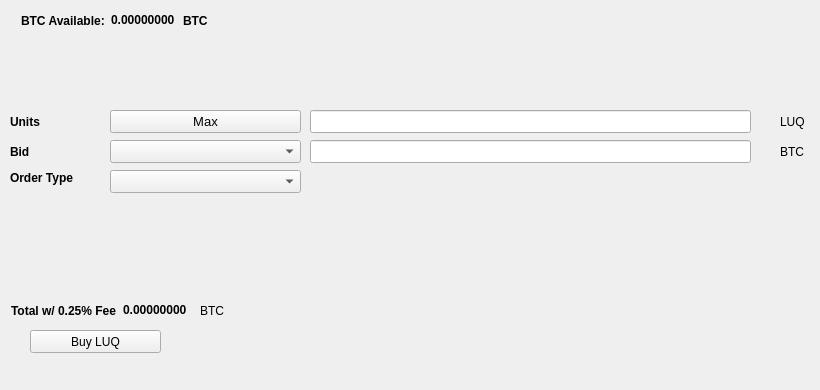
   <widget class="QWidget" name="BuyTab">
    <attribute name="title">
     <string>Buy</string>
    </attribute>
    <widget class="QPushButton" name="BuyLUQ">
     <property name="geometry">
      <rect>
       <x>30</x>
       <y>330</y>
       <width>131</width>
       <height>23</height>
      </rect>
     </property>
     <property name="text">
      <string>Buy LUQ</string>
     </property>
     <property name="icon">
      <iconset resource="../luq.qrc">
       <normaloff>:/icons/bitcoin</normaloff>:/icons/bitcoin</iconset>
     </property>
    </widget>
    <widget class="QLabel" name="label_3">
     <property name="geometry">
      <rect>
       <x>10</x>
       <y>110</y>
       <width>46</width>
       <height>23</height>
      </rect>
     </property>
     <property name="font">
      <font>
       <weight>75</weight>
       <bold>true</bold>
      </font>
     </property>
     <property name="text">
      <string>Units</string>
     </property>
    </widget>
    <widget class="QLineEdit" name="UnitsInput">
     <property name="geometry">
      <rect>
       <x>310</x>
       <y>110</y>
       <width>441</width>
       <height>23</height>
      </rect>
     </property>
     <property name="font">
      <font>
       <pointsize>9</pointsize>
       <weight>75</weight>
       <bold>true</bold>
      </font>
     </property>
    </widget>
    <widget class="QLineEdit" name="BuyBidPriceEdit">
     <property name="geometry">
      <rect>
       <x>310</x>
       <y>140</y>
       <width>441</width>
       <height>23</height>
      </rect>
     </property>
     <property name="font">
      <font>
       <pointsize>9</pointsize>
       <weight>75</weight>
       <bold>true</bold>
      </font>
     </property>
    </widget>
    <widget class="QLabel" name="label_4">
     <property name="geometry">
      <rect>
       <x>780</x>
       <y>110</y>
       <width>31</width>
       <height>23</height>
      </rect>
     </property>
     <property name="text">
      <string>LUQ</string>
     </property>
    </widget>
    <widget class="QLabel" name="label_5">
     <property name="geometry">
      <rect>
       <x>780</x>
       <y>140</y>
       <width>31</width>
       <height>23</height>
      </rect>
     </property>
     <property name="text">
      <string>BTC</string>
     </property>
    </widget>
    <widget class="QLabel" name="label_6">
     <property name="geometry">
      <rect>
       <x>10</x>
       <y>140</y>
       <width>46</width>
       <height>23</height>
      </rect>
     </property>
     <property name="font">
      <font>
       <weight>75</weight>
       <bold>true</bold>
      </font>
     </property>
     <property name="text">
      <string>Bid</string>
     </property>
    </widget>
    <widget class="QLabel" name="label_7">
     <property name="geometry">
      <rect>
       <x>10</x>
       <y>170</y>
       <width>91</width>
       <height>16</height>
      </rect>
     </property>
     <property name="font">
      <font>
       <weight>75</weight>
       <bold>true</bold>
      </font>
     </property>
     <property name="text">
      <string>Order Type</string>
     </property>
    </widget>
    <widget class="QPushButton" name="Buy_Max_Amount">
     <property name="geometry">
      <rect>
       <x>110</x>
       <y>110</y>
       <width>191</width>
       <height>23</height>
      </rect>
     </property>
     <property name="font">
      <font>
       <pointsize>10</pointsize>
      </font>
     </property>
     <property name="text">
      <string>Max</string>
     </property>
    </widget>
    <widget class="QComboBox" name="BuyBidcomboBox">
     <property name="geometry">
      <rect>
       <x>110</x>
       <y>140</y>
       <width>191</width>
       <height>23</height>
      </rect>
     </property>
     <property name="font">
      <font>
       <pointsize>10</pointsize>
      </font>
     </property>
    </widget>
    <widget class="QComboBox" name="buyOrdertypeCombo">
     <property name="geometry">
      <rect>
       <x>110</x>
       <y>170</y>
       <width>191</width>
       <height>23</height>
      </rect>
     </property>
     <property name="font">
      <font>
       <pointsize>10</pointsize>
      </font>
     </property>
    </widget>
    <widget class="QWidget" name="layoutWidget1">
     <property name="geometry">
      <rect>
       <x>21</x>
       <y>11</y>
       <width>227</width>
       <height>19</height>
      </rect>
     </property>
     <layout class="QHBoxLayout" name="horizontalLayout_3">
      <item>
       <widget class="QLabel" name="label232">
        <property name="font">
         <font>
          <weight>75</weight>
          <bold>true</bold>
         </font>
        </property>
        <property name="text">
         <string>BTC Available:</string>
        </property>
       </widget>
      </item>
      <item>
       <widget class="QLabel" name="BtcAvailableLbl">
        <property name="palette">
         <palette>
          <active>
           <colorrole role="WindowText">
            <brush brushstyle="SolidPattern">
             <color alpha="255">
              <red>0</red>
              <green>0</green>
              <blue>0</blue>
             </color>
            </brush>
           </colorrole>
           <colorrole role="Button">
            <brush brushstyle="SolidPattern">
             <color alpha="255">
              <red>0</red>
              <green>170</green>
              <blue>0</blue>
             </color>
            </brush>
           </colorrole>
           <colorrole role="Light">
            <brush brushstyle="SolidPattern">
             <color alpha="255">
              <red>0</red>
              <green>255</green>
              <blue>0</blue>
             </color>
            </brush>
           </colorrole>
           <colorrole role="Midlight">
            <brush brushstyle="SolidPattern">
             <color alpha="255">
              <red>0</red>
              <green>212</green>
              <blue>0</blue>
             </color>
            </brush>
           </colorrole>
           <colorrole role="Dark">
            <brush brushstyle="SolidPattern">
             <color alpha="255">
              <red>0</red>
              <green>85</green>
              <blue>0</blue>
             </color>
            </brush>
           </colorrole>
           <colorrole role="Mid">
            <brush brushstyle="SolidPattern">
             <color alpha="255">
              <red>0</red>
              <green>113</green>
              <blue>0</blue>
             </color>
            </brush>
           </colorrole>
           <colorrole role="Text">
            <brush brushstyle="SolidPattern">
             <color alpha="255">
              <red>0</red>
              <green>170</green>
              <blue>0</blue>
             </color>
            </brush>
           </colorrole>
           <colorrole role="BrightText">
            <brush brushstyle="SolidPattern">
             <color alpha="255">
              <red>255</red>
              <green>255</green>
              <blue>255</blue>
             </color>
            </brush>
           </colorrole>
           <colorrole role="ButtonText">
            <brush brushstyle="SolidPattern">
             <color alpha="255">
              <red>0</red>
              <green>0</green>
              <blue>0</blue>
             </color>
            </brush>
           </colorrole>
           <colorrole role="Base">
            <brush brushstyle="SolidPattern">
             <color alpha="255">
              <red>255</red>
              <green>255</green>
              <blue>255</blue>
             </color>
            </brush>
           </colorrole>
           <colorrole role="Window">
            <brush brushstyle="SolidPattern">
             <color alpha="255">
              <red>0</red>
              <green>170</green>
              <blue>0</blue>
             </color>
            </brush>
           </colorrole>
           <colorrole role="Shadow">
            <brush brushstyle="SolidPattern">
             <color alpha="255">
              <red>0</red>
              <green>0</green>
              <blue>0</blue>
             </color>
            </brush>
           </colorrole>
           <colorrole role="AlternateBase">
            <brush brushstyle="SolidPattern">
             <color alpha="255">
              <red>127</red>
              <green>212</green>
              <blue>127</blue>
             </color>
            </brush>
           </colorrole>
           <colorrole role="ToolTipBase">
            <brush brushstyle="SolidPattern">
             <color alpha="255">
              <red>255</red>
              <green>255</green>
              <blue>220</blue>
             </color>
            </brush>
           </colorrole>
           <colorrole role="ToolTipText">
            <brush brushstyle="SolidPattern">
             <color alpha="255">
              <red>0</red>
              <green>0</green>
              <blue>0</blue>
             </color>
            </brush>
           </colorrole>
          </active>
          <inactive>
           <colorrole role="WindowText">
            <brush brushstyle="SolidPattern">
             <color alpha="255">
              <red>0</red>
              <green>0</green>
              <blue>0</blue>
             </color>
            </brush>
           </colorrole>
           <colorrole role="Button">
            <brush brushstyle="SolidPattern">
             <color alpha="255">
              <red>0</red>
              <green>170</green>
              <blue>0</blue>
             </color>
            </brush>
           </colorrole>
           <colorrole role="Light">
            <brush brushstyle="SolidPattern">
             <color alpha="255">
              <red>0</red>
              <green>255</green>
              <blue>0</blue>
             </color>
            </brush>
           </colorrole>
           <colorrole role="Midlight">
            <brush brushstyle="SolidPattern">
             <color alpha="255">
              <red>0</red>
              <green>212</green>
              <blue>0</blue>
             </color>
            </brush>
           </colorrole>
           <colorrole role="Dark">
            <brush brushstyle="SolidPattern">
             <color alpha="255">
              <red>0</red>
              <green>85</green>
              <blue>0</blue>
             </color>
            </brush>
           </colorrole>
           <colorrole role="Mid">
            <brush brushstyle="SolidPattern">
             <color alpha="255">
              <red>0</red>
              <green>113</green>
              <blue>0</blue>
             </color>
            </brush>
           </colorrole>
           <colorrole role="Text">
            <brush brushstyle="SolidPattern">
             <color alpha="255">
              <red>0</red>
              <green>170</green>
              <blue>0</blue>
             </color>
            </brush>
           </colorrole>
           <colorrole role="BrightText">
            <brush brushstyle="SolidPattern">
             <color alpha="255">
              <red>255</red>
              <green>255</green>
              <blue>255</blue>
             </color>
            </brush>
           </colorrole>
           <colorrole role="ButtonText">
            <brush brushstyle="SolidPattern">
             <color alpha="255">
              <red>0</red>
              <green>0</green>
              <blue>0</blue>
             </color>
            </brush>
           </colorrole>
           <colorrole role="Base">
            <brush brushstyle="SolidPattern">
             <color alpha="255">
              <red>255</red>
              <green>255</green>
              <blue>255</blue>
             </color>
            </brush>
           </colorrole>
           <colorrole role="Window">
            <brush brushstyle="SolidPattern">
             <color alpha="255">
              <red>0</red>
              <green>170</green>
              <blue>0</blue>
             </color>
            </brush>
           </colorrole>
           <colorrole role="Shadow">
            <brush brushstyle="SolidPattern">
             <color alpha="255">
              <red>0</red>
              <green>0</green>
              <blue>0</blue>
             </color>
            </brush>
           </colorrole>
           <colorrole role="AlternateBase">
            <brush brushstyle="SolidPattern">
             <color alpha="255">
              <red>127</red>
              <green>212</green>
              <blue>127</blue>
             </color>
            </brush>
           </colorrole>
           <colorrole role="ToolTipBase">
            <brush brushstyle="SolidPattern">
             <color alpha="255">
              <red>255</red>
              <green>255</green>
              <blue>220</blue>
             </color>
            </brush>
           </colorrole>
           <colorrole role="ToolTipText">
            <brush brushstyle="SolidPattern">
             <color alpha="255">
              <red>0</red>
              <green>0</green>
              <blue>0</blue>
             </color>
            </brush>
           </colorrole>
          </inactive>
          <disabled>
           <colorrole role="WindowText">
            <brush brushstyle="SolidPattern">
             <color alpha="255">
              <red>0</red>
              <green>85</green>
              <blue>0</blue>
             </color>
            </brush>
           </colorrole>
           <colorrole role="Button">
            <brush brushstyle="SolidPattern">
             <color alpha="255">
              <red>0</red>
              <green>170</green>
              <blue>0</blue>
             </color>
            </brush>
           </colorrole>
           <colorrole role="Light">
            <brush brushstyle="SolidPattern">
             <color alpha="255">
              <red>0</red>
              <green>255</green>
              <blue>0</blue>
             </color>
            </brush>
           </colorrole>
           <colorrole role="Midlight">
            <brush brushstyle="SolidPattern">
             <color alpha="255">
              <red>0</red>
              <green>212</green>
              <blue>0</blue>
             </color>
            </brush>
           </colorrole>
           <colorrole role="Dark">
            <brush brushstyle="SolidPattern">
             <color alpha="255">
              <red>0</red>
              <green>85</green>
              <blue>0</blue>
             </color>
            </brush>
           </colorrole>
           <colorrole role="Mid">
            <brush brushstyle="SolidPattern">
             <color alpha="255">
              <red>0</red>
              <green>113</green>
              <blue>0</blue>
             </color>
            </brush>
           </colorrole>
           <colorrole role="Text">
            <brush brushstyle="SolidPattern">
             <color alpha="255">
              <red>0</red>
              <green>85</green>
              <blue>0</blue>
             </color>
            </brush>
           </colorrole>
           <colorrole role="BrightText">
            <brush brushstyle="SolidPattern">
             <color alpha="255">
              <red>255</red>
              <green>255</green>
              <blue>255</blue>
             </color>
            </brush>
           </colorrole>
           <colorrole role="ButtonText">
            <brush brushstyle="SolidPattern">
             <color alpha="255">
              <red>0</red>
              <green>85</green>
              <blue>0</blue>
             </color>
            </brush>
           </colorrole>
           <colorrole role="Base">
            <brush brushstyle="SolidPattern">
             <color alpha="255">
              <red>0</red>
              <green>170</green>
              <blue>0</blue>
             </color>
            </brush>
           </colorrole>
           <colorrole role="Window">
            <brush brushstyle="SolidPattern">
             <color alpha="255">
              <red>0</red>
              <green>170</green>
              <blue>0</blue>
             </color>
            </brush>
           </colorrole>
           <colorrole role="Shadow">
            <brush brushstyle="SolidPattern">
             <color alpha="255">
              <red>0</red>
              <green>0</green>
              <blue>0</blue>
             </color>
            </brush>
           </colorrole>
           <colorrole role="AlternateBase">
            <brush brushstyle="SolidPattern">
             <color alpha="255">
              <red>0</red>
              <green>170</green>
              <blue>0</blue>
             </color>
            </brush>
           </colorrole>
           <colorrole role="ToolTipBase">
            <brush brushstyle="SolidPattern">
             <color alpha="255">
              <red>255</red>
              <green>255</green>
              <blue>220</blue>
             </color>
            </brush>
           </colorrole>
           <colorrole role="ToolTipText">
            <brush brushstyle="SolidPattern">
             <color alpha="255">
              <red>0</red>
              <green>0</green>
              <blue>0</blue>
             </color>
            </brush>
           </colorrole>
          </disabled>
         </palette>
        </property>
        <property name="font">
         <font>
          <weight>75</weight>
          <bold>true</bold>
         </font>
        </property>
        <property name="text">
         <string>0.00000000</string>
        </property>
        <property name="textInteractionFlags">
         <set>Qt::LinksAccessibleByMouse|Qt::TextSelectableByKeyboard|Qt::TextSelectableByMouse</set>
        </property>
       </widget>
      </item>
      <item>
       <widget class="QLabel" name="BtcAvailableLbl_2">
        <property name="font">
         <font>
          <weight>75</weight>
          <bold>true</bold>
         </font>
        </property>
        <property name="text">
         <string>BTC</string>
        </property>
       </widget>
      </item>
     </layout>
    </widget>
    <widget class="QWidget" name="layoutWidge2">
     <property name="geometry">
      <rect>
       <x>11</x>
       <y>301</y>
       <width>259</width>
       <height>19</height>
      </rect>
     </property>
     <layout class="QHBoxLayout" name="horizontalLayout_4">
      <item>
       <widget class="QLabel" name="label_9">
        <property name="font">
         <font>
          <weight>75</weight>
          <bold>true</bold>
         </font>
        </property>
        <property name="text">
         <string>Total w/ 0.25% Fee</string>
        </property>
       </widget>
      </item>
      <item>
       <widget class="QLabel" name="BuyCostLabel">
        <property name="palette">
         <palette>
          <active>
           <colorrole role="WindowText">
            <brush brushstyle="SolidPattern">
             <color alpha="255">
              <red>0</red>
              <green>0</green>
              <blue>0</blue>
             </color>
            </brush>
           </colorrole>
           <colorrole role="Button">
            <brush brushstyle="SolidPattern">
             <color alpha="255">
              <red>0</red>
              <green>170</green>
              <blue>0</blue>
             </color>
            </brush>
           </colorrole>
           <colorrole role="Light">
            <brush brushstyle="SolidPattern">
             <color alpha="255">
              <red>0</red>
              <green>255</green>
              <blue>0</blue>
             </color>
            </brush>
           </colorrole>
           <colorrole role="Midlight">
            <brush brushstyle="SolidPattern">
             <color alpha="255">
              <red>0</red>
              <green>212</green>
              <blue>0</blue>
             </color>
            </brush>
           </colorrole>
           <colorrole role="Dark">
            <brush brushstyle="SolidPattern">
             <color alpha="255">
              <red>0</red>
              <green>85</green>
              <blue>0</blue>
             </color>
            </brush>
           </colorrole>
           <colorrole role="Mid">
            <brush brushstyle="SolidPattern">
             <color alpha="255">
              <red>0</red>
              <green>113</green>
              <blue>0</blue>
             </color>
            </brush>
           </colorrole>
           <colorrole role="Text">
            <brush brushstyle="SolidPattern">
             <color alpha="255">
              <red>0</red>
              <green>170</green>
              <blue>0</blue>
             </color>
            </brush>
           </colorrole>
           <colorrole role="BrightText">
            <brush brushstyle="SolidPattern">
             <color alpha="255">
              <red>255</red>
              <green>255</green>
              <blue>255</blue>
             </color>
            </brush>
           </colorrole>
           <colorrole role="ButtonText">
            <brush brushstyle="SolidPattern">
             <color alpha="255">
              <red>0</red>
              <green>0</green>
              <blue>0</blue>
             </color>
            </brush>
           </colorrole>
           <colorrole role="Base">
            <brush brushstyle="SolidPattern">
             <color alpha="255">
              <red>255</red>
              <green>255</green>
              <blue>255</blue>
             </color>
            </brush>
           </colorrole>
           <colorrole role="Window">
            <brush brushstyle="SolidPattern">
             <color alpha="255">
              <red>0</red>
              <green>170</green>
              <blue>0</blue>
             </color>
            </brush>
           </colorrole>
           <colorrole role="Shadow">
            <brush brushstyle="SolidPattern">
             <color alpha="255">
              <red>0</red>
              <green>0</green>
              <blue>0</blue>
             </color>
            </brush>
           </colorrole>
           <colorrole role="AlternateBase">
            <brush brushstyle="SolidPattern">
             <color alpha="255">
              <red>127</red>
              <green>212</green>
              <blue>127</blue>
             </color>
            </brush>
           </colorrole>
           <colorrole role="ToolTipBase">
            <brush brushstyle="SolidPattern">
             <color alpha="255">
              <red>255</red>
              <green>255</green>
              <blue>220</blue>
             </color>
            </brush>
           </colorrole>
           <colorrole role="ToolTipText">
            <brush brushstyle="SolidPattern">
             <color alpha="255">
              <red>0</red>
              <green>0</green>
              <blue>0</blue>
             </color>
            </brush>
           </colorrole>
          </active>
          <inactive>
           <colorrole role="WindowText">
            <brush brushstyle="SolidPattern">
             <color alpha="255">
              <red>0</red>
              <green>0</green>
              <blue>0</blue>
             </color>
            </brush>
           </colorrole>
           <colorrole role="Button">
            <brush brushstyle="SolidPattern">
             <color alpha="255">
              <red>0</red>
              <green>170</green>
              <blue>0</blue>
             </color>
            </brush>
           </colorrole>
           <colorrole role="Light">
            <brush brushstyle="SolidPattern">
             <color alpha="255">
              <red>0</red>
              <green>255</green>
              <blue>0</blue>
             </color>
            </brush>
           </colorrole>
           <colorrole role="Midlight">
            <brush brushstyle="SolidPattern">
             <color alpha="255">
              <red>0</red>
              <green>212</green>
              <blue>0</blue>
             </color>
            </brush>
           </colorrole>
           <colorrole role="Dark">
            <brush brushstyle="SolidPattern">
             <color alpha="255">
              <red>0</red>
              <green>85</green>
              <blue>0</blue>
             </color>
            </brush>
           </colorrole>
           <colorrole role="Mid">
            <brush brushstyle="SolidPattern">
             <color alpha="255">
              <red>0</red>
              <green>113</green>
              <blue>0</blue>
             </color>
            </brush>
           </colorrole>
           <colorrole role="Text">
            <brush brushstyle="SolidPattern">
             <color alpha="255">
              <red>0</red>
              <green>170</green>
              <blue>0</blue>
             </color>
            </brush>
           </colorrole>
           <colorrole role="BrightText">
            <brush brushstyle="SolidPattern">
             <color alpha="255">
              <red>255</red>
              <green>255</green>
              <blue>255</blue>
             </color>
            </brush>
           </colorrole>
           <colorrole role="ButtonText">
            <brush brushstyle="SolidPattern">
             <color alpha="255">
              <red>0</red>
              <green>0</green>
              <blue>0</blue>
             </color>
            </brush>
           </colorrole>
           <colorrole role="Base">
            <brush brushstyle="SolidPattern">
             <color alpha="255">
              <red>255</red>
              <green>255</green>
              <blue>255</blue>
             </color>
            </brush>
           </colorrole>
           <colorrole role="Window">
            <brush brushstyle="SolidPattern">
             <color alpha="255">
              <red>0</red>
              <green>170</green>
              <blue>0</blue>
             </color>
            </brush>
           </colorrole>
           <colorrole role="Shadow">
            <brush brushstyle="SolidPattern">
             <color alpha="255">
              <red>0</red>
              <green>0</green>
              <blue>0</blue>
             </color>
            </brush>
           </colorrole>
           <colorrole role="AlternateBase">
            <brush brushstyle="SolidPattern">
             <color alpha="255">
              <red>127</red>
              <green>212</green>
              <blue>127</blue>
             </color>
            </brush>
           </colorrole>
           <colorrole role="ToolTipBase">
            <brush brushstyle="SolidPattern">
             <color alpha="255">
              <red>255</red>
              <green>255</green>
              <blue>220</blue>
             </color>
            </brush>
           </colorrole>
           <colorrole role="ToolTipText">
            <brush brushstyle="SolidPattern">
             <color alpha="255">
              <red>0</red>
              <green>0</green>
              <blue>0</blue>
             </color>
            </brush>
           </colorrole>
          </inactive>
          <disabled>
           <colorrole role="WindowText">
            <brush brushstyle="SolidPattern">
             <color alpha="255">
              <red>0</red>
              <green>85</green>
              <blue>0</blue>
             </color>
            </brush>
           </colorrole>
           <colorrole role="Button">
            <brush brushstyle="SolidPattern">
             <color alpha="255">
              <red>0</red>
              <green>170</green>
              <blue>0</blue>
             </color>
            </brush>
           </colorrole>
           <colorrole role="Light">
            <brush brushstyle="SolidPattern">
             <color alpha="255">
              <red>0</red>
              <green>255</green>
              <blue>0</blue>
             </color>
            </brush>
           </colorrole>
           <colorrole role="Midlight">
            <brush brushstyle="SolidPattern">
             <color alpha="255">
              <red>0</red>
              <green>212</green>
              <blue>0</blue>
             </color>
            </brush>
           </colorrole>
           <colorrole role="Dark">
            <brush brushstyle="SolidPattern">
             <color alpha="255">
              <red>0</red>
              <green>85</green>
              <blue>0</blue>
             </color>
            </brush>
           </colorrole>
           <colorrole role="Mid">
            <brush brushstyle="SolidPattern">
             <color alpha="255">
              <red>0</red>
              <green>113</green>
              <blue>0</blue>
             </color>
            </brush>
           </colorrole>
           <colorrole role="Text">
            <brush brushstyle="SolidPattern">
             <color alpha="255">
              <red>0</red>
              <green>85</green>
              <blue>0</blue>
             </color>
            </brush>
           </colorrole>
           <colorrole role="BrightText">
            <brush brushstyle="SolidPattern">
             <color alpha="255">
              <red>255</red>
              <green>255</green>
              <blue>255</blue>
             </color>
            </brush>
           </colorrole>
           <colorrole role="ButtonText">
            <brush brushstyle="SolidPattern">
             <color alpha="255">
              <red>0</red>
              <green>85</green>
              <blue>0</blue>
             </color>
            </brush>
           </colorrole>
           <colorrole role="Base">
            <brush brushstyle="SolidPattern">
             <color alpha="255">
              <red>0</red>
              <green>170</green>
              <blue>0</blue>
             </color>
            </brush>
           </colorrole>
           <colorrole role="Window">
            <brush brushstyle="SolidPattern">
             <color alpha="255">
              <red>0</red>
              <green>170</green>
              <blue>0</blue>
             </color>
            </brush>
           </colorrole>
           <colorrole role="Shadow">
            <brush brushstyle="SolidPattern">
             <color alpha="255">
              <red>0</red>
              <green>0</green>
              <blue>0</blue>
             </color>
            </brush>
           </colorrole>
           <colorrole role="AlternateBase">
            <brush brushstyle="SolidPattern">
             <color alpha="255">
              <red>0</red>
              <green>170</green>
              <blue>0</blue>
             </color>
            </brush>
           </colorrole>
           <colorrole role="ToolTipBase">
            <brush brushstyle="SolidPattern">
             <color alpha="255">
              <red>255</red>
              <green>255</green>
              <blue>220</blue>
             </color>
            </brush>
           </colorrole>
           <colorrole role="ToolTipText">
            <brush brushstyle="SolidPattern">
             <color alpha="255">
              <red>0</red>
              <green>0</green>
              <blue>0</blue>
             </color>
            </brush>
           </colorrole>
          </disabled>
         </palette>
        </property>
        <property name="font">
         <font>
          <weight>75</weight>
          <bold>true</bold>
         </font>
        </property>
        <property name="autoFillBackground">
         <bool>false</bool>
        </property>
        <property name="text">
         <string>0.00000000</string>
        </property>
        <property name="textInteractionFlags">
         <set>Qt::LinksAccessibleByMouse|Qt::TextSelectableByMouse</set>
        </property>
       </widget>
      </item>
      <item>
       <widget class="QLabel" name="label_10">
        <property name="font">
         <font>
          <weight>50</weight>
          <bold>false</bold>
         </font>
        </property>
        <property name="text">
         <string>BTC</string>
        </property>
       </widget>
      </item>
     </layout>
    </widget>
    <widget class="QLabel" name="label_24">
     <property name="geometry">
      <rect>
       <x>460</x>
       <y>300</y>
       <width>281</width>
       <height>81</height>
      </rect>
     </property>
     <property name="text">
      <string/>
     </property>
     <property name="pixmap">
      <pixmap>:/images/bittrex</pixmap>
     </property>
    </widget>
   </widget>
